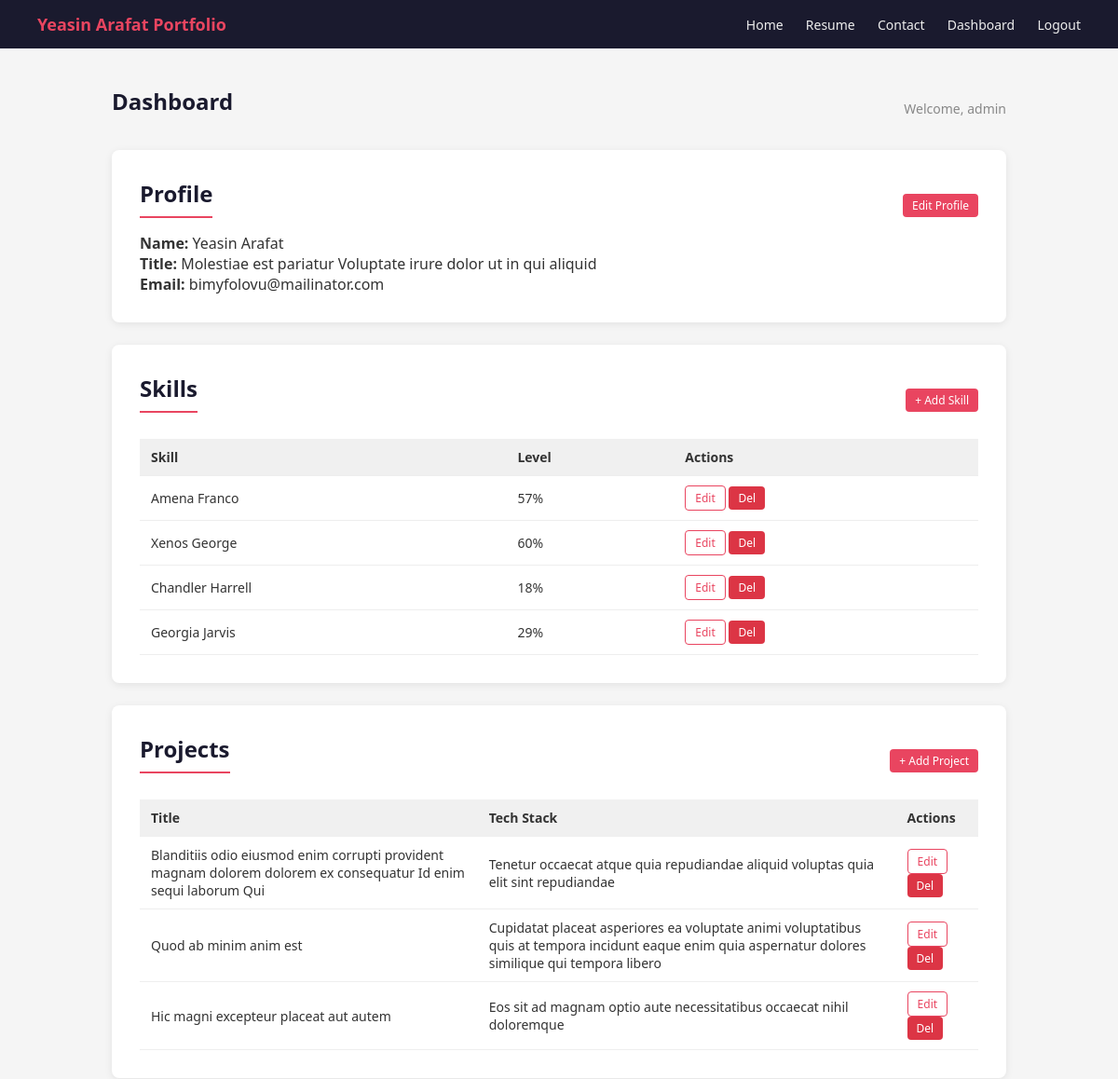
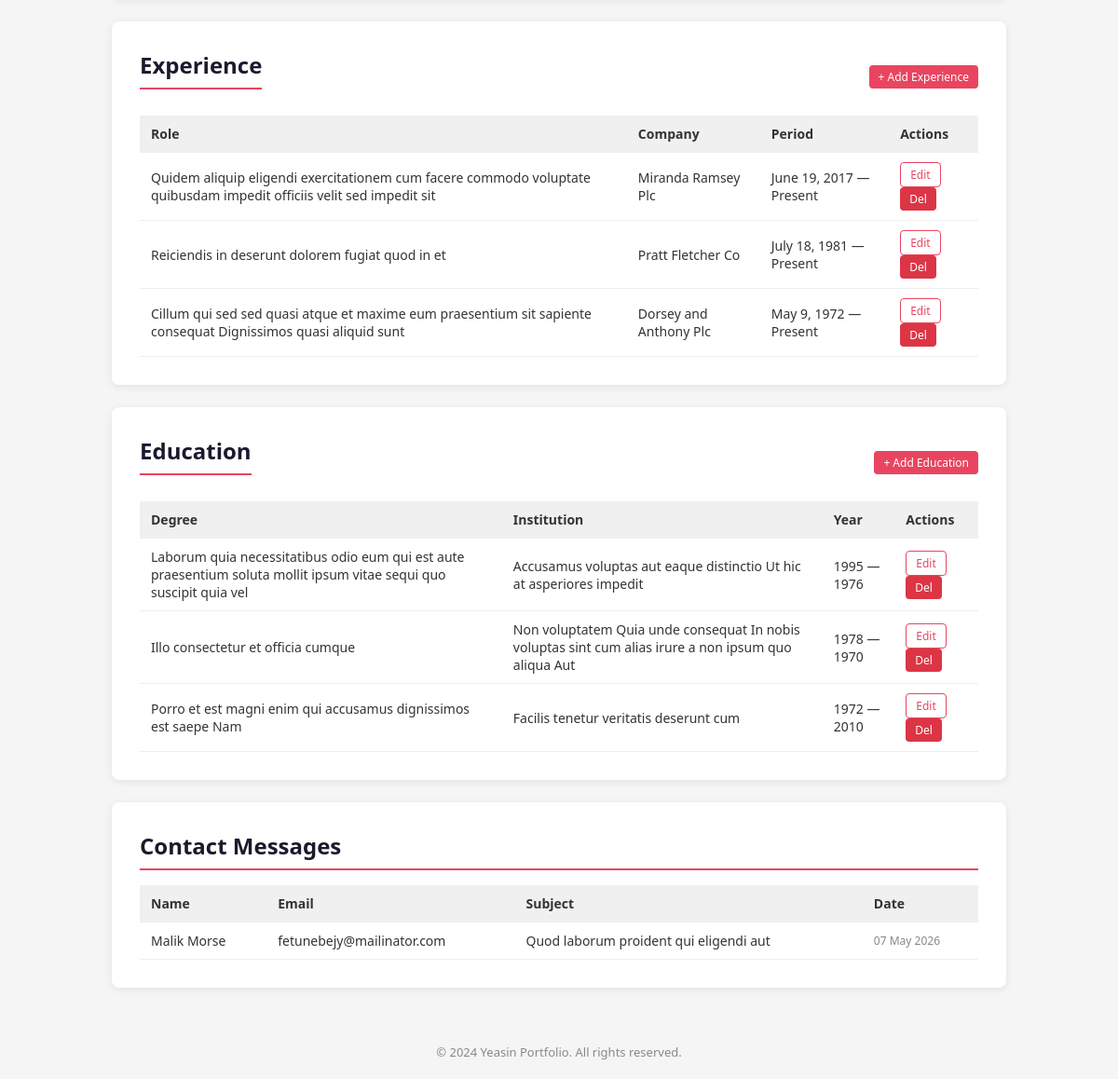
The page /dashboard/ (signed in) on the database its author committed (2 pictures, top to bottom).
### Portfolio/models.py (models this page shows, shortened)
class Profile(models.Model):
    name = models.CharField(max_length=100)
    title = models.CharField(max_length=150)
    bio = models.TextField()
    email = models.EmailField()
    phone = models.CharField(max_length=20, blank=True)
    address = models.CharField(max_length=200, blank=True)
    github = models.URLField(blank=True)
    linkedin = models.URLField(blank=True)
    photo = models.ImageField(upload_to='profile/', blank=True, null=True)

class Skill(models.Model):
    name = models.CharField(max_length=100)
    level = models.IntegerField(default=80, help_text="Percentage 0-100")

class Project(models.Model):
    title = models.CharField(max_length=200)
    description = models.TextField()
    tech_stack = models.CharField(max_length=200)
    url = models.URLField(blank=True)
    created_at = models.DateField(auto_now_add=True)

class Experience(models.Model):
    company = models.CharField(max_length=150)
    role = models.CharField(max_length=150)
    start_date = models.DateField()
    end_date = models.DateField(null=True, blank=True)
    description = models.TextField(blank=True)
    is_current = models.BooleanField(default=False)
    class Meta:
        ordering = ['-start_date']

class Education(models.Model):
    institution = models.CharField(max_length=200)
    degree = models.CharField(max_length=200)
    field = models.CharField(max_length=150)
    start_year = models.IntegerField()
    end_year = models.IntegerField(null=True, blank=True)
    class Meta:
        ordering = ['-start_year']

class Contact(models.Model):
    name = models.CharField(max_length=100)
    email = models.EmailField()
    subject = models.CharField(max_length=200)
    message = models.TextField()
    sent_at = models.DateTimeField(auto_now_add=True)

### Portfolio/views.py (the view)
# urls.py: path('dashboard/', views.dashboard, name='dashboard'),
@login_required
def dashboard(request):
    return render(request, 'portfolio/dashboard.html', {
        'profile': Profile.objects.first(),
        'skills': Skill.objects.all(),
        'projects': Project.objects.all(),
        'experiences': Experience.objects.all(),
        'educations': Education.objects.all(),
        'contacts': Contact.objects.all().order_by('-sent_at'),
    })

### templates/portfolio/dashboard.html (shortened to what this page needs)
{% extends 'portfolio/base.html' %}
{% block content %}
<div class="container">
  <div style="display:flex;justify-content:space-between;align-items:center;margin-bottom:20px;">
    <h2 style="border:none;padding:0;">Dashboard</h2>
    <span style="font-size:14px;color:#888;">Welcome, {{ request.user.username }}</span>
  </div>
  <div class="card">
    <div style="display:flex;justify-content:space-between;align-items:center;">
      <h2>Profile</h2>
      <a href="{% url 'profile_edit' %}" class="btn btn-sm">{% if profile %}Edit{% else %}Add{% endif %} Profile</a>
    </div>
    {% if profile %}
    <p><strong>Name:</strong> {{ profile.name }}</p>
    <p><strong>Title:</strong> {{ profile.title }}</p>
    <p><strong>Email:</strong> {{ profile.email }}</p>
    {% else %}
    <p style="color:#888;font-size:14px;">No profile yet. Click "Add Profile" to get started.</p>
    {% endif %}
  </div>
  <div class="card">
    <div style="display:flex;justify-content:space-between;align-items:center;margin-bottom:12px;">
      <h2>Skills</h2>
      <a href="{% url 'skill_add' %}" class="btn btn-sm">+ Add Skill</a>
    </div>
    {% if skills %}
    <table>
      <tr><th>Skill</th><th>Level</th><th>Actions</th></tr>
      {% for s in skills %}
      <tr>
        <td>{{ s.name }}</td>
        <td>{{ s.level }}%</td>
        <td>
          <a href="{% url 'skill_edit' s.pk %}" class="btn btn-sm btn-outline">Edit</a>
          <a href="{% url 'skill_delete' s.pk %}" class="btn btn-sm btn-danger" onclick="return confirm('Delete?')">Del</a>
        </td>
      </tr>
      {% endfor %}
    </table>
    {% else %}<p style="color:#888;font-size:14px;">No skills added.</p>{% endif %}
  </div>
  <div class="card">
    <div style="display:flex;justify-content:space-between;align-items:center;margin-bottom:12px;">
      <h2>Projects</h2>
      <a href="{% url 'project_add' %}" class="btn btn-sm">+ Add Project</a>
    </div>
    {% if projects %}
    <table>
      <tr><th>Title</th><th>Tech Stack</th><th>Actions</th></tr>
      {% for p in projects %}
      <tr>
        <td>{{ p.title }}</td>
        <td>{{ p.tech_stack }}</td>
        <td>
          <a href="{% url 'project_edit' p.pk %}" class="btn btn-sm btn-outline">Edit</a>
          <a href="{% url 'project_delete' p.pk %}" class="btn btn-sm btn-danger" onclick="return confirm('Delete?')">Del</a>
        </td>
      </tr>
      {% endfor %}
    </table>
    {% else %}<p style="color:#888;font-size:14px;">No projects added.</p>{% endif %}
  </div>
  <div class="card">
    <div style="display:flex;justify-content:space-between;align-items:center;margin-bottom:12px;">
      <h2>Experience</h2>
      <a href="{% url 'experience_add' %}" class="btn btn-sm">+ Add Experience</a>
    </div>
    {% if experiences %}
    <table>
      <tr><th>Role</th><th>Company</th><th>Period</th><th>Actions</th></tr>
      {% for e in experiences %}
      <tr>
        <td>{{ e.role }}</td>
        <td>{{ e.company }}</td>
        <td>{{ e.start_date }} — {% if e.is_current %}Present{% else %}{{ e.end_date }}{% endif %}</td>
        <td>
          <a href="{% url 'experience_edit' e.pk %}" class="btn btn-sm btn-outline">Edit</a>
          <a href="{% url 'experience_delete' e.pk %}" class="btn btn-sm btn-danger" onclick="return confirm('Delete?')">Del</a>
        </td>
      </tr>
      {% endfor %}
    </table>
    {% else %}<p style="color:#888;font-size:14px;">No experience added.</p>{% endif %}
  </div>
  <div class="card">
    <div style="display:flex;justify-content:space-between;align-items:center;margin-bottom:12px;">
      <h2>Education</h2>
      <a href="{% url 'education_add' %}" class="btn btn-sm">+ Add Education</a>
    </div>
    {% if educations %}
    <table>
      <tr><th>Degree</th><th>Institution</th><th>Year</th><th>Actions</th></tr>
      {% for edu in educations %}
      <tr>
        <td>{{ edu.degree }}</td>
        <td>{{ edu.institution }}</td>
        <td>{{ edu.start_year }} — {% if edu.end_year %}{{ edu.end_year }}{% else %}Present{% endif %}</td>
        <td>
          <a href="{% url 'education_edit' edu.pk %}" class="btn btn-sm btn-outline">Edit</a>
          <a href="{% url 'education_delete' edu.pk %}" class="btn btn-sm btn-danger" onclick="return confirm('Delete?')">Del</a>
        </td>
      </tr>
      {% endfor %}
    </table>
    {% else %}<p style="color:#888;font-size:14px;">No education added.</p>{% endif %}
  </div>
  <div class="card">
    <h2>Contact Messages</h2>
    {% if contacts %}
    <table>
      <tr><th>Name</th><th>Email</th><th>Subject</th><th>Date</th></tr>
      {% for c in contacts %}
      <tr>
        <td>{{ c.name }}</td>
        <td>{{ c.email }}</td>
        <td>{{ c.subject }}</td>
        <td style="font-size:12px;color:#888;">{{ c.sent_at|date:"d M Y" }}</td>
      </tr>
      {% endfor %}
    </table>
    {% else %}<p style="color:#888;font-size:14px;">No messages yet.</p>{% endif %}
  </div>
</div>
{% endblock %}

### templates/portfolio/base.html (style rules this page uses)
* { margin: 0; padding: 0; box-sizing: border-box; }
body { font-family: 'Segoe UI', sans-serif; background: #f5f5f5; color: #333; }
.container { max-width: 1000px; margin: 40px auto; padding: 0 20px; }
.card { background: #fff; border-radius: 8px; padding: 30px; margin-bottom: 24px; box-shadow: 0 2px 8px rgba(0,0,0,.08); }
h2 { color: #1a1a2e; margin-bottom: 16px; border-bottom: 2px solid #e94560; padding-bottom: 8px; }
.btn { display: inline-block; padding: 8px 18px; background: #e94560; color: #fff; border: none; border-radius: 4px; cursor: pointer; text-decoration: none; font-size: 14px; }
.btn-sm { padding: 4px 10px; font-size: 12px; }
.btn-outline { background: transparent; border: 1px solid #e94560; color: #e94560; }
.btn-danger { background: #dc3545; }
table { width: 100%; border-collapse: collapse; }
th, td { padding: 10px 12px; text-align: left; border-bottom: 1px solid #eee; font-size: 14px; }
th { background: #f0f0f0; font-weight: 600; }

### rows shown on the page
Profile: name "Yeasin Arafat", title "Molestiae est pariatur Voluptate irure dolor ut in qui aliquid", email "bimyfolovu@mailinator.com"
Skill: name "Amena Franco", level "57"
Skill: name "Xenos George", level "60"
Skill: name "Chandler Harrell", level "18"
Skill: name "Georgia Jarvis", level "29"
Project: title "Blanditiis odio eiusmod enim corrupti provident magnam dolorem dolorem ex consequatur Id enim sequi laborum Qui", tech_stack "Tenetur occaecat atque quia repudiandae aliquid voluptas quia elit sint repudiandae"
Project: title "Quod ab minim anim est", tech_stack "Cupidatat placeat asperiores ea voluptate animi voluptatibus quis at tempora incidunt eaque enim quia aspernatur dolores similique qui tempora libero"
Project: title "Hic magni excepteur placeat aut autem", tech_stack "Eos sit ad magnam optio aute necessitatibus occaecat nihil doloremque"
Experience: role "Quidem aliquip eligendi exercitationem cum facere commodo voluptate quibusdam impedit officiis velit sed impedit sit", company "Miranda Ramsey Plc", start_date "June 19, 2017", is_current "Present"
Experience: role "Reiciendis in deserunt dolorem fugiat quod in et", company "Pratt Fletcher Co", start_date "July 18, 1981", is_current "Present"
Experience: role "Cillum qui sed sed quasi atque et maxime eum praesentium sit sapiente consequat Dignissimos quasi aliquid sunt", company "Dorsey and Anthony Plc", start_date "May 9, 1972", is_current "Present"
Education: degree "Laborum quia necessitatibus odio eum qui est aute praesentium soluta mollit ipsum vitae sequi quo suscipit quia vel", institution "Accusamus voluptas aut eaque distinctio Ut hic at asperiores impedit", start_year "1995", end_year "1976"
Education: degree "Illo consectetur et officia cumque", institution "Non voluptatem Quia unde consequat In nobis voluptas sint cum alias irure a non ipsum quo aliqua Aut", start_year "1978", end_year "1970"
Education: degree "Porro et est magni enim qui accusamus dignissimos est saepe Nam", institution "Facilis tenetur veritatis deserunt cum", start_year "1972", end_year "2010"
Contact: name "Malik Morse", email "fetunebejy@mailinator.com", subject "Quod laborum proident qui eligendi aut", sent_at "07 May 2026"

### other values the page prints
{{ request.user.username }} "admin"
